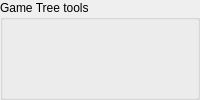
            <widget class="QGroupBox" name="groupBox_2">
             <property name="minimumSize">
              <size>
               <width>0</width>
               <height>100</height>
              </size>
             </property>
             <property name="title">
              <string>Game Tree tools</string>
             </property>
             <layout class="QGridLayout" name="gridLayout_10">
              <property name="topMargin">
               <number>1</number>
              </property>
              <property name="bottomMargin">
               <number>1</number>
              </property>
              <item row="0" column="0">
               <widget class="QPushButton" name="emptyVarButton">
                <property name="sizePolicy">
                 <sizepolicy hsizetype="Fixed" vsizetype="Fixed">
                  <horstretch>0</horstretch>
                  <verstretch>0</verstretch>
                 </sizepolicy>
                </property>
                <property name="minimumSize">
                 <size>
                  <width>25</width>
                  <height>25</height>
                 </size>
                </property>
                <property name="maximumSize">
                 <size>
                  <width>25</width>
                  <height>25</height>
                 </size>
                </property>
                <property name="focusPolicy">
                 <enum>Qt::NoFocus</enum>
                </property>
                <property name="toolTip">
                 <string>Create an empty branch</string>
                </property>
                <property name="whatsThis">
                 <string>Empty variatonreate an empty branch</string>
                </property>
                <property name="text">
                 <string/>
                </property>
                <property name="icon">
                 <iconset resource="board.qrc">
                  <normaloff>:/boardicons/resources/pics/empty_branch.png</normaloff>:/boardicons/resources/pics/empty_branch.png</iconset>
                </property>
                <property name="iconSize">
                 <size>
                  <width>22</width>
                  <height>22</height>
                 </size>
                </property>
                <property name="checkable">
                 <bool>false</bool>
                </property>
                <property name="flat">
                 <bool>true</bool>
                </property>
               </widget>
              </item>
              <item row="0" column="1">
               <widget class="QPushButton" name="duplicateVarButton">
                <property name="sizePolicy">
                 <sizepolicy hsizetype="Fixed" vsizetype="Fixed">
                  <horstretch>0</horstretch>
                  <verstretch>0</verstretch>
                 </sizepolicy>
                </property>
                <property name="minimumSize">
                 <size>
                  <width>25</width>
                  <height>25</height>
                 </size>
                </property>
                <property name="maximumSize">
                 <size>
                  <width>25</width>
                  <height>25</height>
                 </size>
                </property>
                <property name="focusPolicy">
                 <enum>Qt::NoFocus</enum>
                </property>
                <property name="toolTip">
                 <string>Duplicate the current node</string>
                </property>
                <property name="whatsThis">
                 <string>Empty variatonreate an empty branch</string>
                </property>
                <property name="text">
                 <string/>
                </property>
                <property name="icon">
                 <iconset resource="board.qrc">
                  <normaloff>:/boardicons/resources/pics/duplicate_move.png</normaloff>:/boardicons/resources/pics/duplicate_move.png</iconset>
                </property>
                <property name="iconSize">
                 <size>
                  <width>22</width>
                  <height>22</height>
                 </size>
                </property>
                <property name="checkable">
                 <bool>false</bool>
                </property>
                <property name="flat">
                 <bool>true</bool>
                </property>
               </widget>
              </item>
              <item row="0" column="2">
               <widget class="QPushButton" name="swapVarButton">
                <property name="sizePolicy">
                 <sizepolicy hsizetype="Fixed" vsizetype="Fixed">
                  <horstretch>0</horstretch>
                  <verstretch>0</verstretch>
                 </sizepolicy>
                </property>
                <property name="minimumSize">
                 <size>
                  <width>25</width>
                  <height>25</height>
                 </size>
                </property>
                <property name="maximumSize">
                 <size>
                  <width>25</width>
                  <height>25</height>
                 </size>
                </property>
                <property name="focusPolicy">
                 <enum>Qt::NoFocus</enum>
                </property>
                <property name="toolTip">
                 <string>Swap variations</string>
                </property>
                <property name="whatsThis">
                 <string>Empty variatonreate an empty branch</string>
                </property>
                <property name="text">
                 <string/>
                </property>
                <property name="icon">
                 <iconset resource="board.qrc">
                  <normaloff>:/boardicons/resources/pics/swap_variations.png</normaloff>:/boardicons/resources/pics/swap_variations.png</iconset>
                </property>
                <property name="iconSize">
                 <size>
                  <width>22</width>
                  <height>22</height>
                 </size>
                </property>
                <property name="checkable">
                 <bool>false</bool>
                </property>
                <property name="flat">
                 <bool>true</bool>
                </property>
               </widget>
              </item>
              <item row="1" column="0">
               <widget class="QPushButton" name="insertMoveButton">
                <property name="sizePolicy">
                 <sizepolicy hsizetype="Fixed" vsizetype="Fixed">
                  <horstretch>0</horstretch>
                  <verstretch>0</verstretch>
                 </sizepolicy>
                </property>
                <property name="minimumSize">
                 <size>
                  <width>25</width>
                  <height>25</height>
                 </size>
                </property>
                <property name="maximumSize">
                 <size>
                  <width>25</width>
                  <height>25</height>
                 </size>
                </property>
                <property name="focusPolicy">
                 <enum>Qt::NoFocus</enum>
                </property>
                <property name="toolTip">
                 <string>Insert move mode</string>
                </property>
                <property name="whatsThis">
                 <string>Insert move mode</string>
                </property>
                <property name="text">
                 <string/>
                </property>
                <property name="icon">
                 <iconset resource="board.qrc">
                  <normaloff>:/boardicons/resources/pics/insert_move.png</normaloff>:/boardicons/resources/pics/insert_move.png</iconset>
                </property>
                <property name="iconSize">
                 <size>
                  <width>22</width>
                  <height>22</height>
                 </size>
                </property>
                <property name="checkable">
                 <bool>true</bool>
                </property>
                <property name="flat">
                 <bool>true</bool>
                </property>
               </widget>
              </item>
              <item row="1" column="1">
               <widget class="QPushButton" name="deleteButton">
                <property name="sizePolicy">
                 <sizepolicy hsizetype="Fixed" vsizetype="Fixed">
                  <horstretch>0</horstretch>
                  <verstretch>0</verstretch>
                 </sizepolicy>
                </property>
                <property name="minimumSize">
                 <size>
                  <width>25</width>
                  <height>25</height>
                 </size>
                </property>
                <property name="maximumSize">
                 <size>
                  <width>25</width>
                  <height>25</height>
                 </size>
                </property>
                <property name="focusPolicy">
                 <enum>Qt::NoFocus</enum>
                </property>
                <property name="toolTip">
                 <string>Delete current move</string>
                </property>
                <property name="whatsThis">
                 <string>Empty variatonreate an empty branch</string>
                </property>
                <property name="text">
                 <string/>
                </property>
                <property name="icon">
                 <iconset resource="board.qrc">
                  <normaloff>:/boardicons/resources/pics/eraser.png</normaloff>:/boardicons/resources/pics/eraser.png</iconset>
                </property>
                <property name="iconSize">
                 <size>
                  <width>22</width>
                  <height>22</height>
                 </size>
                </property>
                <property name="checkable">
                 <bool>false</bool>
                </property>
                <property name="flat">
                 <bool>true</bool>
                </property>
               </widget>
              </item>
             </layout>
            </widget>
